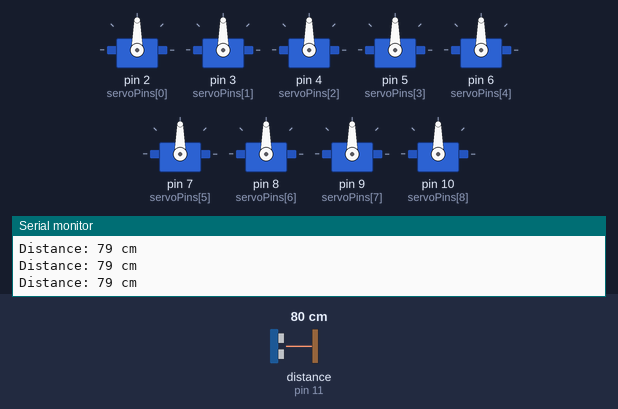
Bench run of a sketch on a simulated Arduino Uno, built with avr-gcc and run on an emulated ATmega328P. Parts: 9 × servo, the last lines printed to the serial monitor. Wiring (inferred from the names in the program): ultrasonic range finder: trigger pin 12; echo pin 11. The test bench sets the inputs (shaded band); at power-on: distance to the obstacle (sensor on pin 11) 80 cm. The echo pulse lasts 58.3 µs per cm; random numbers use the default seed unless the sketch sets one.

Above: at 1.2 s.
1.3 s: distance to the obstacle (sensor on pin 11) set to 34 cm
4.3 s: distance to the obstacle (sensor on pin 11) set to 28 cm
At 5.4 s:
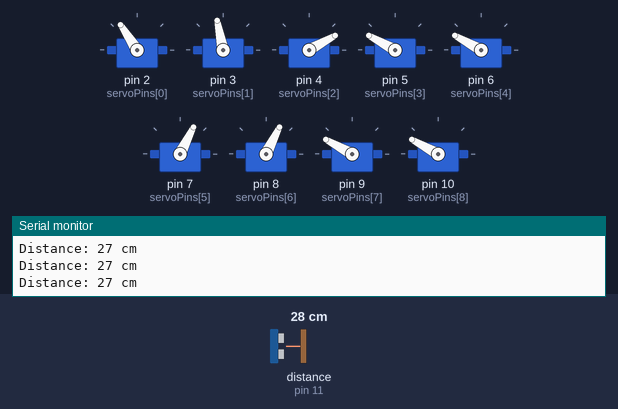
7.3 s: distance to the obstacle (sensor on pin 11) set to 2 cm
At 8.1 s:
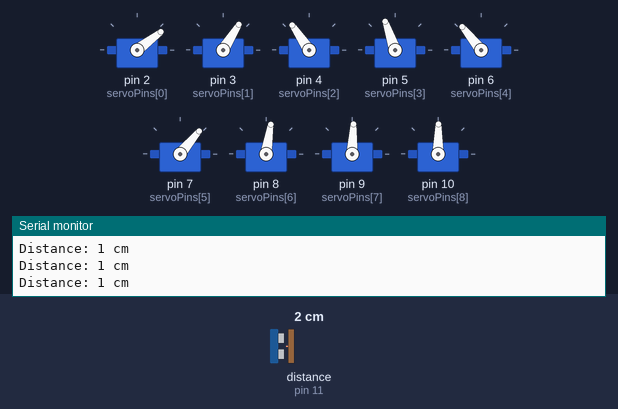
10.3 s: distance to the obstacle (sensor on pin 11) set to 18 cm
At 11.2 s:
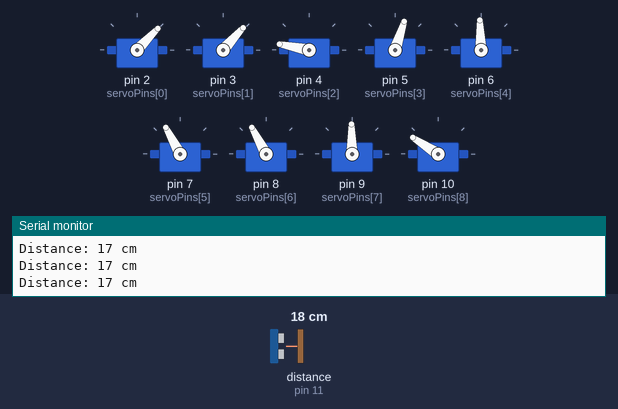
13.3 s: distance to the obstacle (sensor on pin 11) set to 4 cm
At 14.0 s:
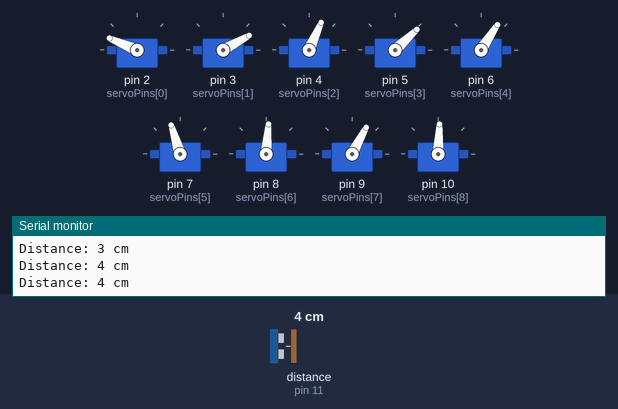
16.3 s: distance to the obstacle (sensor on pin 11) set to 35 cm
Timing chart, 0 to 18.8 s (numbered marks = the images above; inputs shaded):
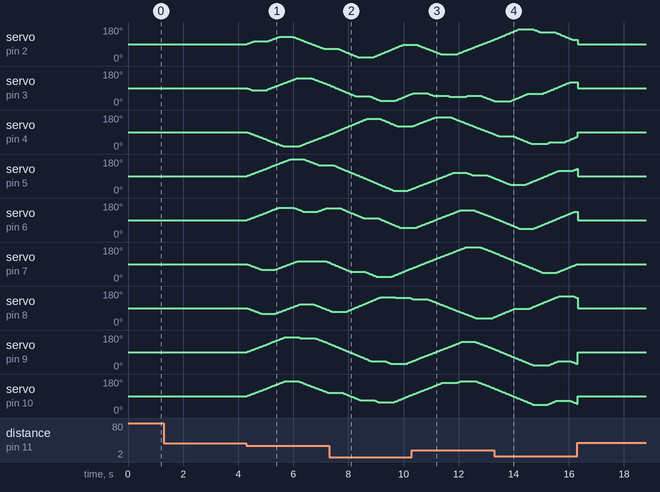

The sketch:

Reflecta.ino
```cpp
#include <Servo.h>  // Include the Servo library which allows you to control servo motors.

// Defines the number of pins that are using.
#define NUM_SERVOS 9
#define STEP_DELAY 15    // The delay in milliseconds between each step the servos make.
#define PAUSE_DELAY 500  // The delay in milliseconds between reaching the target position and choosing a new one.
#define TRIGGER_PIN 12
#define ECHO_PIN 11
#define MAX_DISTANCE 30  // The maximum distance in cm at which you want the sensor to react.

Servo servos[NUM_SERVOS];                                    // Creates an array of Servo objects.
int servoPins[NUM_SERVOS] = { 2, 3, 4, 5, 6, 7, 8, 9, 10 };  // An array that holds the pins where your servo control wires are connected.
int targetPos[NUM_SERVOS];                                   // An array to store the target position of each servo.
int currentPos[NUM_SERVOS];                                  // An array to store the current position of each servo.
int step[NUM_SERVOS];                                        // An array to store the step size of each servo.
unsigned long lastChange[NUM_SERVOS];                        // An array to store the time of the last change of each servo.

// This function is called once when the program starts.
void setup() {
  randomSeed(analogRead(0));  // Initialize random number generator with a seed value.
  pinMode(TRIGGER_PIN, OUTPUT);
  pinMode(ECHO_PIN, INPUT);
  Serial.begin(9600);

  // Loop through each servo.
  for (int i = 0; i < NUM_SERVOS; i++) {
    servos[i].attach(servoPins[i]);                     // Attach each servo to its corresponding pin.
    targetPos[i] = random(0, 180);                      // Randomly set a target position for each servo.
    currentPos[i] = 90;                                 // Set the initial current position to the middle.
    step[i] = (targetPos[i] > currentPos[i]) ? 1 : -1;  // Determine the step direction based on the current and target position.
    servos[i].write(currentPos[i]);                     // Move the servo to its initial position.
    lastChange[i] = millis();                           // Record the time of the last change.
  }
}

// This function loops repeatedly after the setup() has finished.
void loop() {
  long duration, distance;
  digitalWrite(TRIGGER_PIN, LOW);
  delayMicroseconds(2);  // Wait for 2 microseconds.
  digitalWrite(TRIGGER_PIN, HIGH);
  delayMicroseconds(10);  // Wait for 10 microseconds.
  digitalWrite(TRIGGER_PIN, LOW);
  duration = pulseIn(ECHO_PIN, HIGH);  // Reads the echo pin, returns the sound wave travel time in microseconds.
  distance = (duration / 2) / 29.1;    // Calculate the distance.

  // Print the distance value to the Serial Monitor.
  Serial.print("Distance: ");
  Serial.print(distance);
  Serial.println(" cm");

  if (distance < MAX_DISTANCE) {                              // If the distance measured by the sensor is less than the maximum distance.
    for (int i = 0; i < NUM_SERVOS; i++) {                    // Loop through each servo.
      if (millis() - lastChange[i] >= PAUSE_DELAY) {          // If we've paused long enough.
        if (currentPos[i] == targetPos[i]) {                  // If we've reached the target position.
          targetPos[i] = random(0, 180);                      // Choose a new target position.
          step[i] = (targetPos[i] > currentPos[i]) ? 1 : -1;  // Determine the new step direction.
          lastChange[i] = millis();                           // Reset the change time.
        } else {
          currentPos[i] += step[i];        // Move one step towards the target position.
          servos[i].write(currentPos[i]);  // Write the new position to the servo.
        }
      }
    }
  } else {
    for (int i = 0; i < NUM_SERVOS; i++) {
      servos[i].write(90);  // Move the servo to the middle when no hand is detected.
    }
  }
  delay(STEP_DELAY);  // Delay between each step.
}
```

Measured:
- the behaviour switches between 31 and 30 cm on distance to the obstacle (sensor on pin 11) (found by bisection; images 0 and 1)
- after the input at 4.3 s, servo on pin 2 (servoPins[0]): rises from 90° to 128° in 1.2 s, then falls to 65° in 1.6 s; servo on pin 5 (servoPins[3]): rises from 90° to 178° in 1.6 s, then falls to 148° in 1.0 s
- by itself, servo on pin 8 (servoPins[6]): rises from 41° to 152° in 2.3 s, then falls to 143° in 0.67 s
